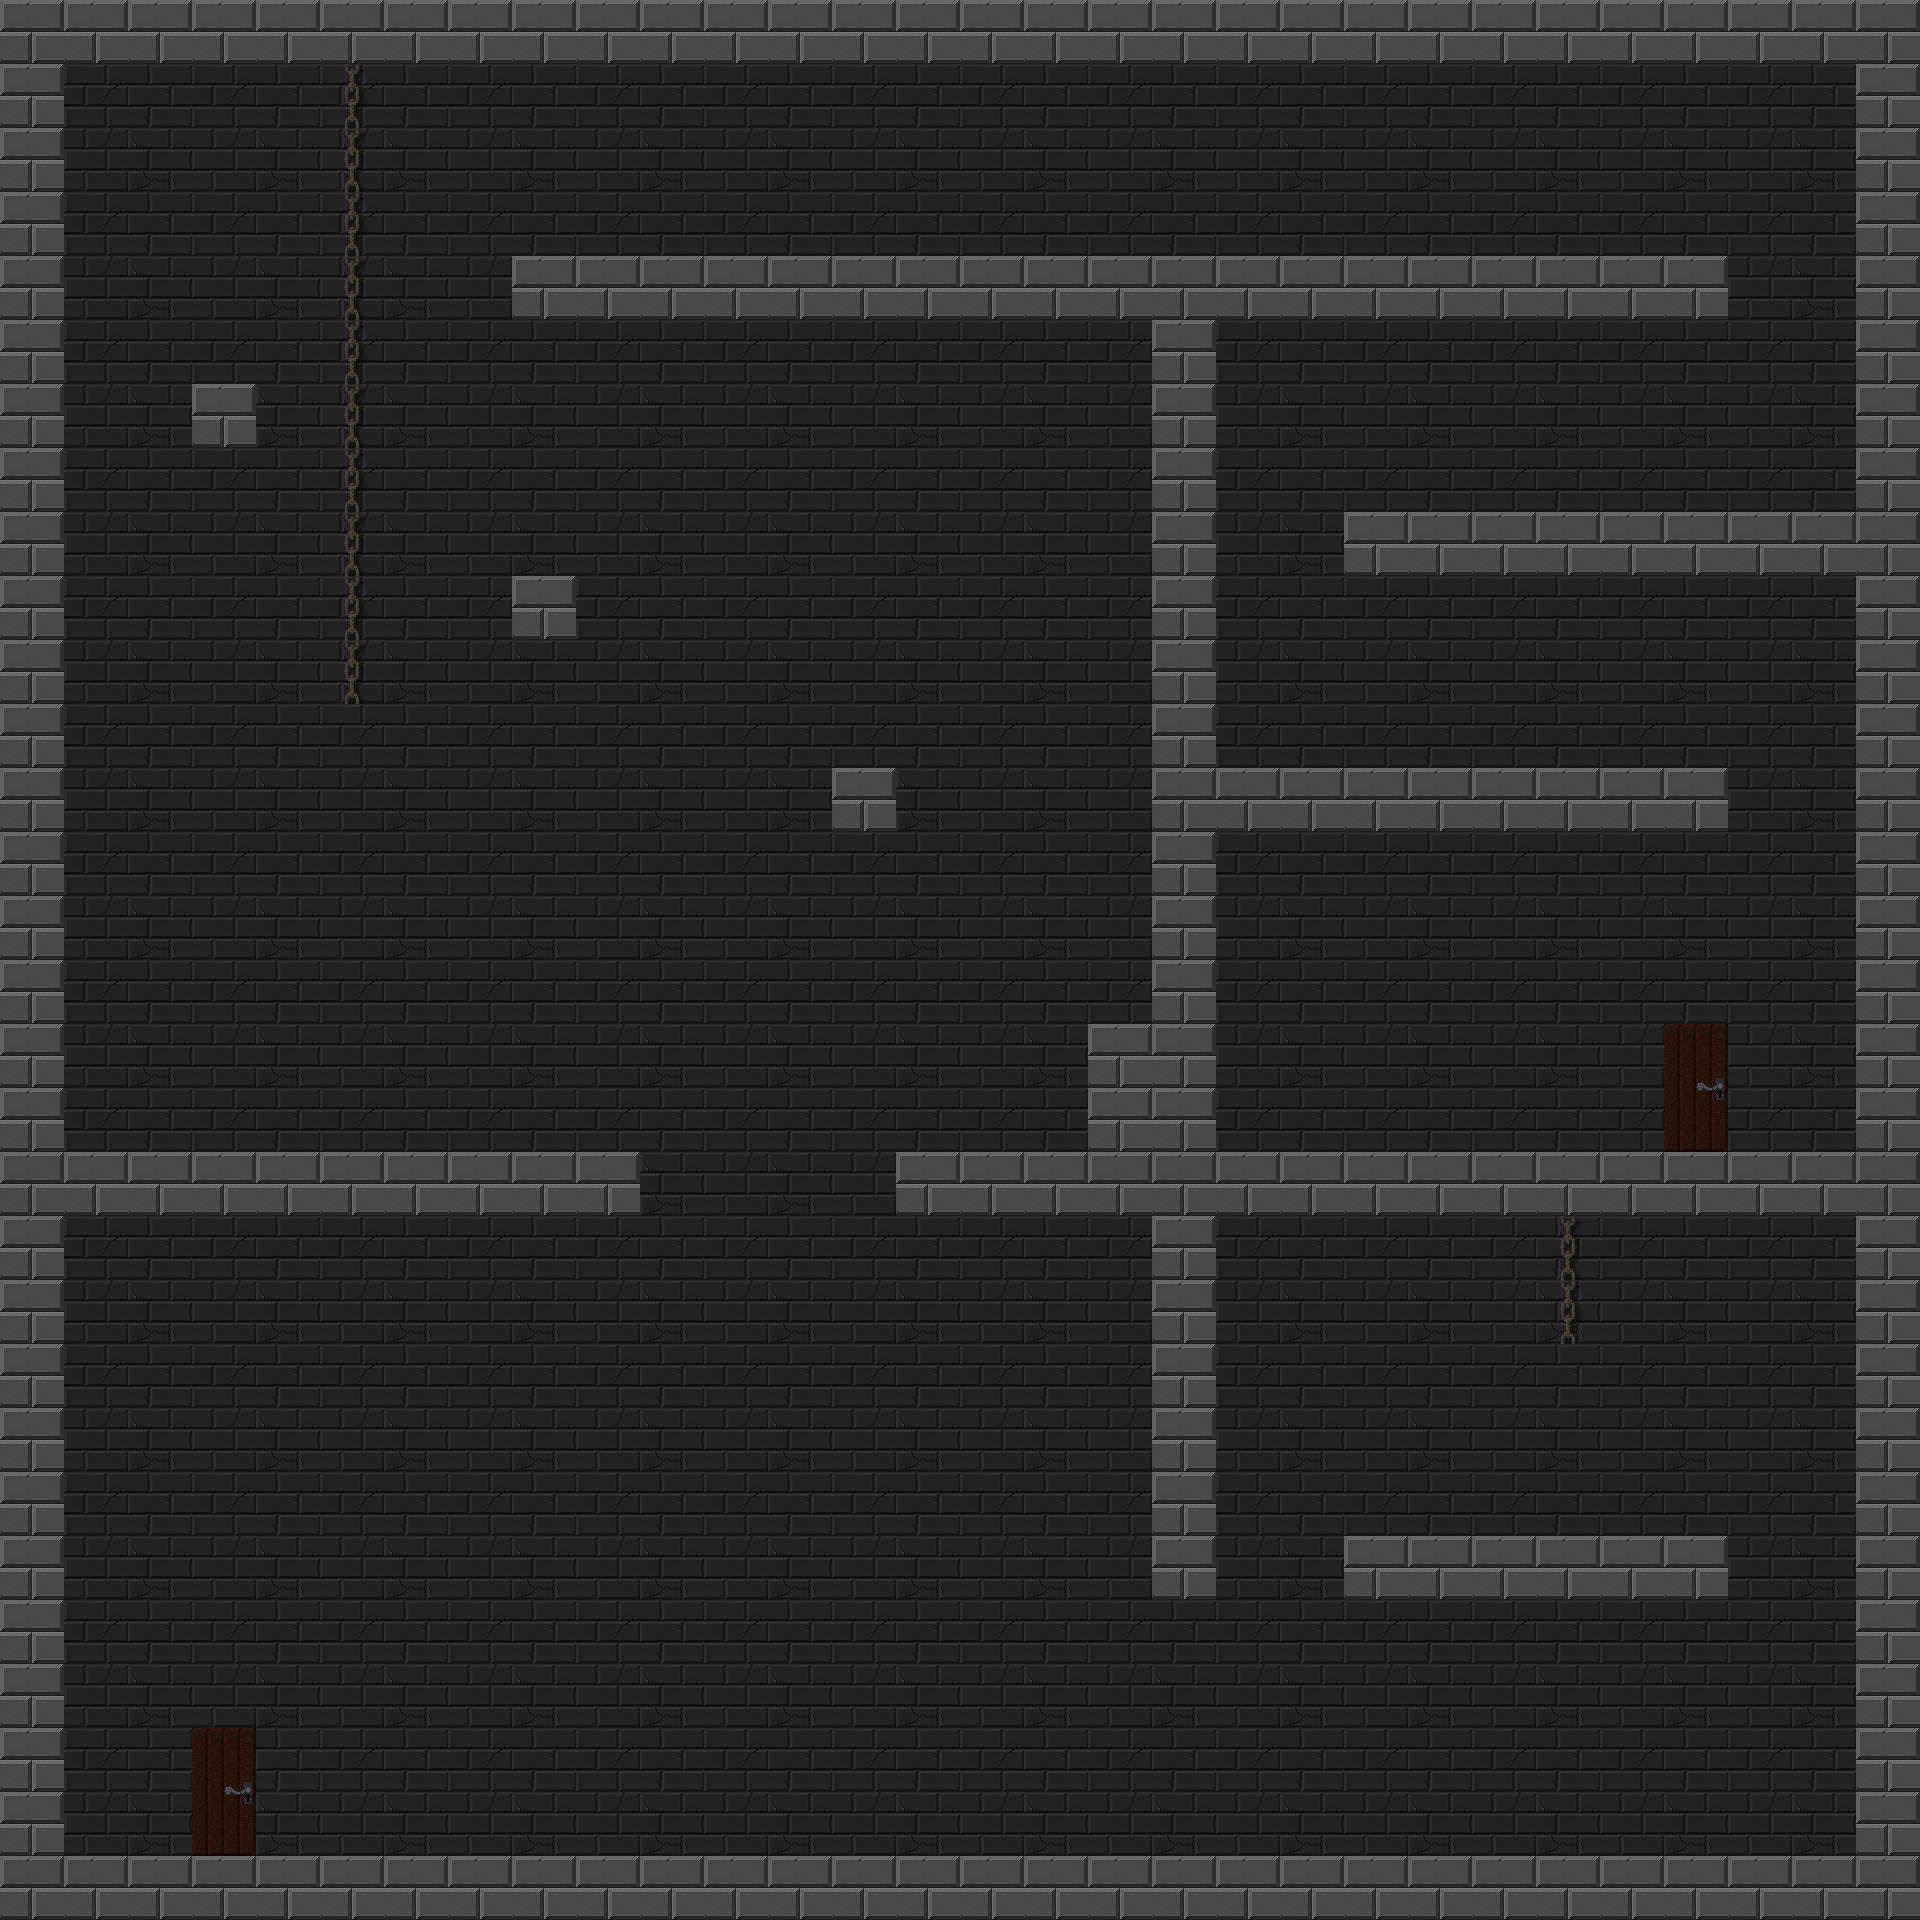

This game map was drawn from its Tiled (.tmx) file and the tilesets committed beside it. A one-line description and the trimmed map source follow:
An orthogonal 30x30 tile map with 64x64 px tiles, 3 tile layers (background, decoration, coll) and 34 objects.

<map version="1.0" orientation="orthogonal" width="30" height="30" tilewidth="64" tileheight="64">
 <tileset firstgid="1" name="Tezture Tiles" tilewidth="64" tileheight="64">
  <image source="Tezture Tiles.png" width="512" height="640" />
 </tileset>
 <layer name="background" width="30" height="30">
  <data>[900 cells, 900 non-empty, 5 distinct tile ids]</data>
 </layer>
 <layer name="decoration" width="30" height="30">
  <data>[900 cells, 16 non-empty, 3 distinct tile ids]</data>
 </layer>
 <layer name="coll" width="30" height="30">
  <data>[900 cells, 205 non-empty, 1 distinct tile ids]</data>
 </layer>
 <objectgroup name="enemyHard" width="30" height="30" />
 <objectgroup name="trapHard" width="30" height="30" />
 <objectgroup name="fairdyDustHard" width="30" height="30" />
 <objectgroup name="enemyMedium" width="30" height="30" />
 <objectgroup name="trapMedium" width="30" height="30" />
 <objectgroup name="fairyDustMedium" width="30" height="30" />
 <objectgroup name="enemyEasy" width="30" height="30">
  <object x="1567" y="1759">
   <ellipse />
  </object>
  <object x="1536" y="1464">
   <ellipse />
  </object>
  <object x="306" y="991">
   <ellipse />
  </object>
  <object x="855" y="170">
   <ellipse />
  </object>
 </objectgroup>
 <objectgroup name="trapEasy" width="30" height="30">
  <object x="96" y="1119">
   <ellipse />
  </object>
  <object x="162" y="1119">
   <ellipse />
  </object>
  <object x="224" y="1119">
   <ellipse />
  </object>
  <object x="292" y="1120">
   <ellipse />
  </object>
  <object x="352" y="1118">
   <ellipse />
  </object>
  <object x="416" y="1120">
   <ellipse />
  </object>
  <object x="480" y="1118">
   <ellipse />
  </object>
  <object x="543" y="1119">
   <ellipse />
  </object>
  <object x="607" y="1118">
   <ellipse />
  </object>
  <object x="1184" y="223">
   <ellipse />
  </object>
 </objectgroup>
 <objectgroup name="fairyDustEasy" width="30" height="30">
  <object x="1330" y="1803">
   <ellipse />
  </object>
  <object x="1379" y="1500">
   <ellipse />
  </object>
  <object x="1691" y="1500">
   <ellipse />
  </object>
  <object x="1118" y="989">
   <ellipse />
  </object>
  <object x="863" y="734">
   <ellipse />
  </object>
  <object x="541" y="539">
   <ellipse />
  </object>
  <object x="219" y="349">
   <ellipse />
  </object>
  <object x="1496" y="164">
   <ellipse />
  </object>
  <object x="350" y="662">
   <ellipse />
  </object>
  <object x="592" y="196">
   <ellipse />
  </object>
  <object x="1756" y="452">
   <ellipse />
  </object>
  <object x="1316" y="718">
   <ellipse />
  </object>
 </objectgroup>
 <objectgroup name="fireArrowSpawn" width="30" height="30">
  <object x="1244" y="672">
   <properties>
    <property name="direction" value="1" />
   </properties>
  </object>
  <object x="1257" y="415">
   <properties>
    <property name="direction" value="1" />
   </properties>
  </object>
 </objectgroup>
 <objectgroup name="movingPlatform" width="30" height="30">
  <object x="408" y="1566" />
  <object x="856" y="1562">
   <ellipse />
  </object>
 </objectgroup>
 <objectgroup name="fairyCage" width="30" height="30">
  <object x="1568" y="1375">
   <ellipse />
  </object>
  <object x="352" y="736">
   <ellipse />
  </object>
 </objectgroup>
 <objectgroup name="playerEnd" width="30" height="30">
  <object x="1694" y="1079">
   <ellipse />
  </object>
 </objectgroup>
 <objectgroup name="playerSpawn" width="30" height="30">
  <object x="218" y="1782">
   <ellipse />
  </object>
 </objectgroup>
</map>
